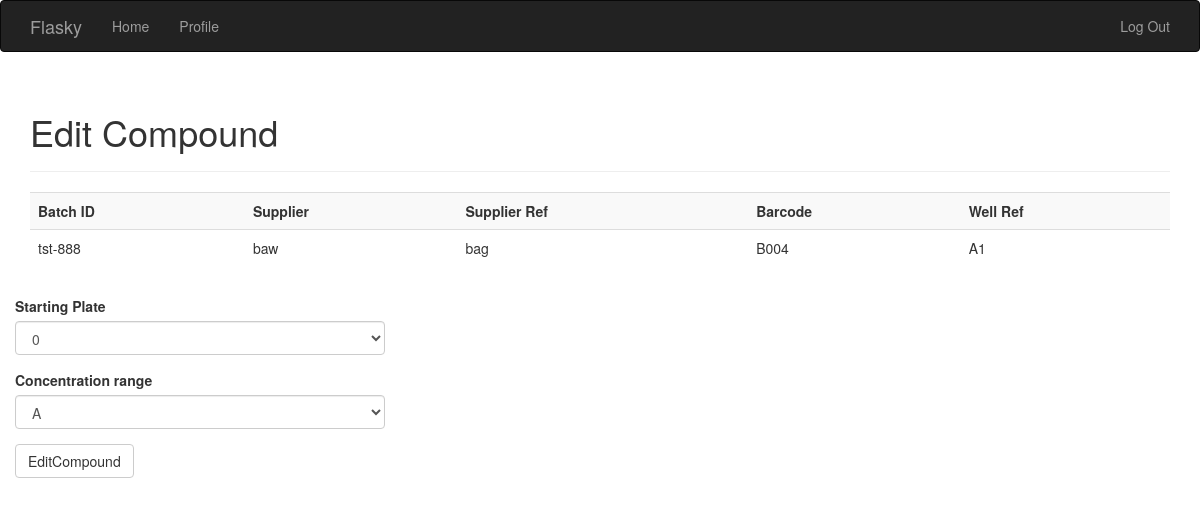
/editcompound/tst-888 (signed in), run on the app's committed database.
### app/models.py (models this page shows, shortened)
class CompoundDB(db.Model):
    __tablename__ = 'compoundsdb'
    id = db.Column(db.Integer, primary_key=True)
    formatted_batch_id = db.Column(db.String(64), unique=True, index=True)
    supplier = db.Column(db.String(64), unique=False, index=True)
    supplier_ref = db.Column(db.String(64), unique=False, index=True)
    well_ref = db.Column(db.String(64), unique=False, index=True)
    barcode = db.Column(db.String(64), unique=False, index=True)
    starting_concentration = db.Column(db.String(64), unique=False, index=True)
    concentration_range = db.Column(db.String(64), unique=False, index=True)

### app/main/views.py (the view)
@main.route('/editcompound/<string:batch_id>', methods=['GET', 'POST'])
@login_required
@permission_required(Permission.EDIT_DB)
def edit_compound(batch_id):
    compound = CompoundDB.query.filter_by(formatted_batch_id=batch_id).first_or_404()
    form = EditCompound(compound=compound)
    if form.validate_on_submit():
        compound.starting_concentration = form.starting_concentration.data
        compound.concentration_range = form.concentration_range.data
        db.session.commit()
        flash('Compound updated')
        return redirect(url_for('main.index'))
    form.starting_concentration.data = int(compound.starting_concentration)
    form.concentration_range.data = compound.concentration_range
    return render_template('edit_compound.html', form=form, compound=compound)

### app/main/forms.py
class EditCompound(Form):
    starting_concentration = SelectField('Starting Plate', coerce=int)
    concentration_range = SelectField('Concentration range', coerce=str)
    submit = SubmitField('EditCompound')
    def __init__(self, compound, *args, **kwargs):
        super(EditCompound, self).__init__(*args, **kwargs)
        self.concentration_range.choices = [("A", "A"), ("B", "B")]
        self.starting_concentration.choices = [(0, 0), (1, 1), (2, 2), (3, 3)]
        self.compound = compound

### app/main/__init__.py (called while the page is built)
@main.app_context_processor
def inject_permissions():
    return dict(Pemission=Permission)

### app/models.py (called while the page is built)
@login_manager.user_loader
def load_user(user_id):
    return User.query.get(int(user_id))

    def can(self, permissions):
        return self.role is not None and \
                (self.role.permissions & permissions) == permissions

### app/templates/edit_compound.html (shortened to what this page needs)
{% extends "base.html" %}
{% import "bootstrap/wtf.html" as wtf %}
{% block page_content %}
<div class="page-header">
    <h1>Edit Compound</h1>
</div>
<p>
    <table class="table table-striped">
    <tr>
    <th>Batch ID</th>
    <th>Supplier</th>
    <th>Supplier Ref</th>
        <th>Barcode</th>
        <th>Well Ref</th>
  </tr>
       <tr>
        <td>{{ compound.formatted_batch_id }}</td> <td>{{ compound.supplier }}</td> <td>{{ compound.supplier_ref }}</td> <td>{{ compound.barcode }}</td> <td>{{ compound.well_ref }}</td>
        </tr>
            </p>
    </div>
<p>
<div class="col-md-4">
{{ wtf.quick_form(form) }}
</div>
</p>
{% endblock %}

### data on the page
CompoundDB: formatted_batch_id "tst-888", supplier "baw", supplier_ref "bag", barcode "B004", well_ref "A1"
